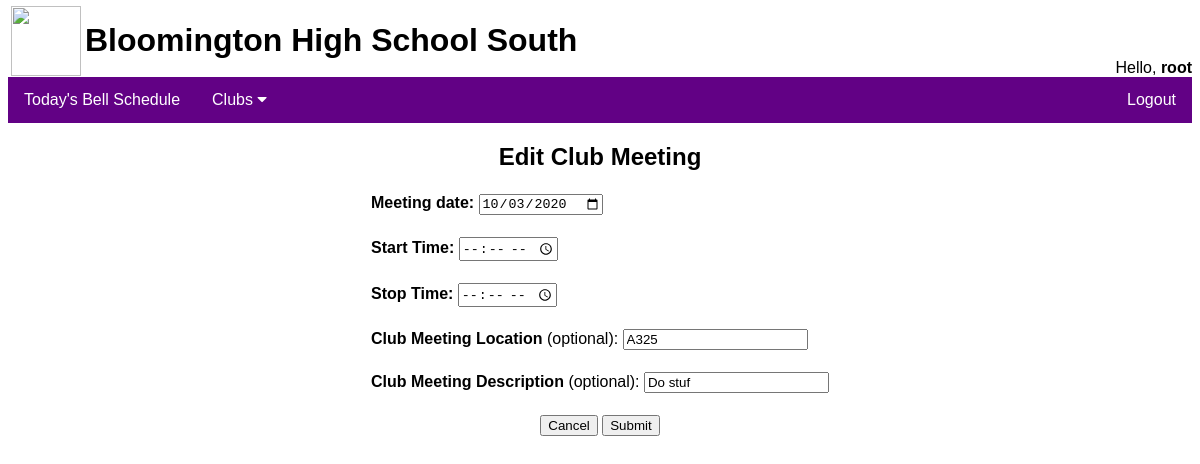
Page /editclubmeeting.php?id=26 (signed in) on the committed database.
### tables this page shows
CREATE TABLE `meetings` (
  `id` int(6) NOT NULL AUTO_INCREMENT,
  `meetingdate` varchar(30) NOT NULL,
  `starttime` varchar(30) NOT NULL,
  `stoptime` varchar(30) NOT NULL,
  `clubmeetinglocation` varchar(30) NOT NULL,
  `clubmeetingdescription` varchar(100) NOT NULL,
  `clubname` varchar(30) NOT NULL,
  PRIMARY KEY (`id`),
  KEY `cname` (`clubname`),
  CONSTRAINT `cname` FOREIGN KEY (`clubname`) REFERENCES `introduce_responses` (`clubname`) ON DELETE CASCADE ON UPDATE CASCADE
);

### editclubmeeting.php (the view)
<?php
include("includes/header.inc");
?>
<?php
$id = $_GET['id'];
$query = "SELECT * FROM meetings";
if(isset($id)){
  $query = "SELECT * FROM meetings WHERE id ='". $id ."'";
}
$result = mysqli_query($dbconnector, $query);
if (mysqli_num_rows($result) > 0) {
  while ($row = mysqli_fetch_assoc($result)) {
    echo "
    <h2 align=center>Edit Club Meeting</h2>
<form action = \"handlermeetings.php\" method=\"POST\">
<table align=center>
<tr><td><b>Meeting date: </b>
<input type = \"date\" name=\"meetingdate\" value=\"{$row['meetingdate']}\"/><br><br></td>
<tr><td><b>Start Time: </b>
<input type = \"time\" name=\"starttime\" value=\"{$row['starttime']}\"/><br><br>
<tr><td><b>Stop Time: </b>
<input type = \"time\" name = \"stoptime\" value = \"{$row['stoptime']}\"/><br><br>
<tr><td><b>Club Meeting Location</b>  (optional):
<input type = \"text\" name = \"clubmeetinglocation\" value = \"{$row['clubmeetinglocation']}\"/><br><br>
<tr><td><b>Club Meeting Description</b> (optional):
<input type = \"text\" name = \"clubmeetingdescription\" value = \"{$row['clubmeetingdescription']}\"/><br><br>
<input type = \"hidden\" name=\"check\" value = \"update\" />
<input type = \"hidden\" name=\"id\" value = \"{$row['id']}\" />
<tr><td><div style=\"text-align:center\"><input type=\"button\" value=\"Cancel\" onclick=\"history.back()\"/>
<input type = \"submit\" value = \"Submit\" /><br></div></td>
</table>
 		</form>";
  }
}
?>
<?php
include("includes/footer.inc");
?>

### includes/common.inc (style rules this page uses)
h2 { font-family: Arial, Helvetica, sans-serif; }
body { font-family: Arial, Helvetica, sans-serif; }

### rows in the picture
meetings: meetingdate "10/03/2020", clubmeetinglocation "A325", clubmeetingdescription "Do stuf"

### other values in the picture
$_SESSION['club-name'] "root"
